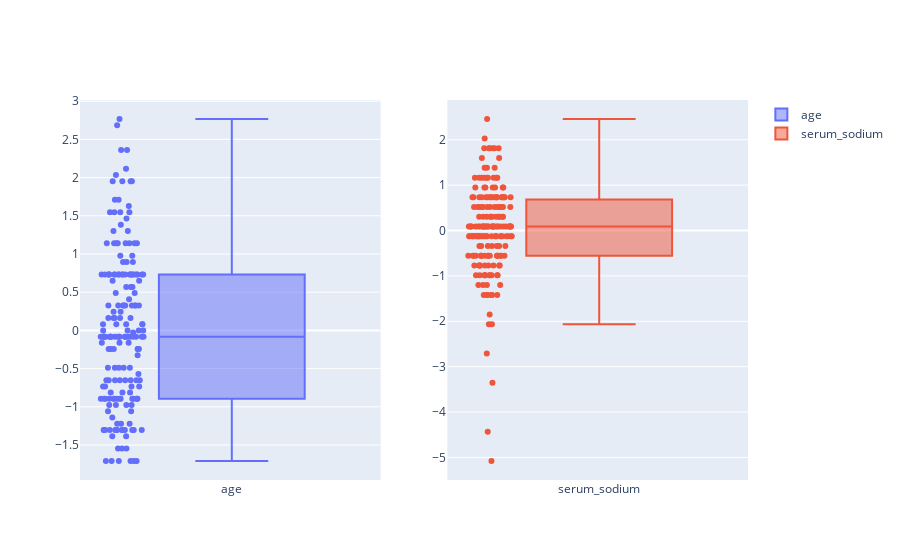

The code cell stored with this chart in its notebook:
### Code cell
fig = make_subplots(rows=1, cols=len(correlated_labels))
for i, var in enumerate(correlated_labels):
    fig.add_trace(
        go.Box(y=X_train[:, i+1],
        name=var),
        row=1, col=i+1
    )

fig.update_traces(boxpoints='all', jitter=.3)

### Figure 1 — Plotly figure (JSON) as saved in the notebook; plotly's stock layout.template omitted (floating-point values rounded to 4 significant figures; data arrays with more than 128 entries replaced by an {"elided": "..."} marker saying what was removed)
{"data": [{"boxpoints": "all", "jitter": 0.3, "name": "age", "type": "box", "xaxis": "x", "y": {"elided": "191 float values"}, "yaxis": "y"}, {"boxpoints": "all", "jitter": 0.3, "name": "serum_sodium", "type": "box", "xaxis": "x2", "y": {"elided": "191 float values"}, "yaxis": "y2"}], "layout": {"xaxis": {"anchor": "y", "domain": [0, 0.45]}, "xaxis2": {"anchor": "y2", "domain": [0.55, 1]}, "yaxis": {"anchor": "x", "domain": [0, 1]}, "yaxis2": {"anchor": "x2", "domain": [0, 1]}}}
